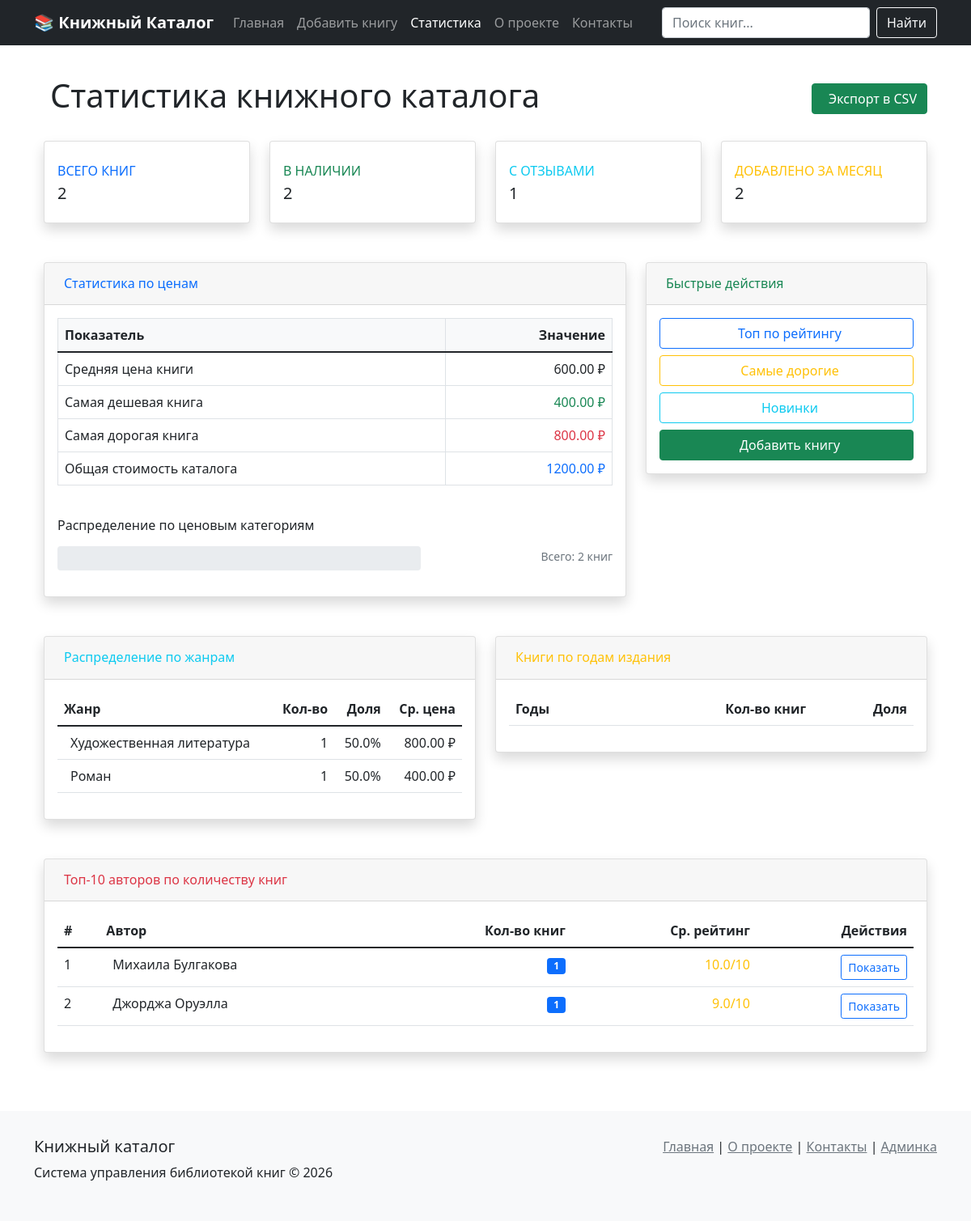
/statistics/, run on an earlier commit of the app's database.
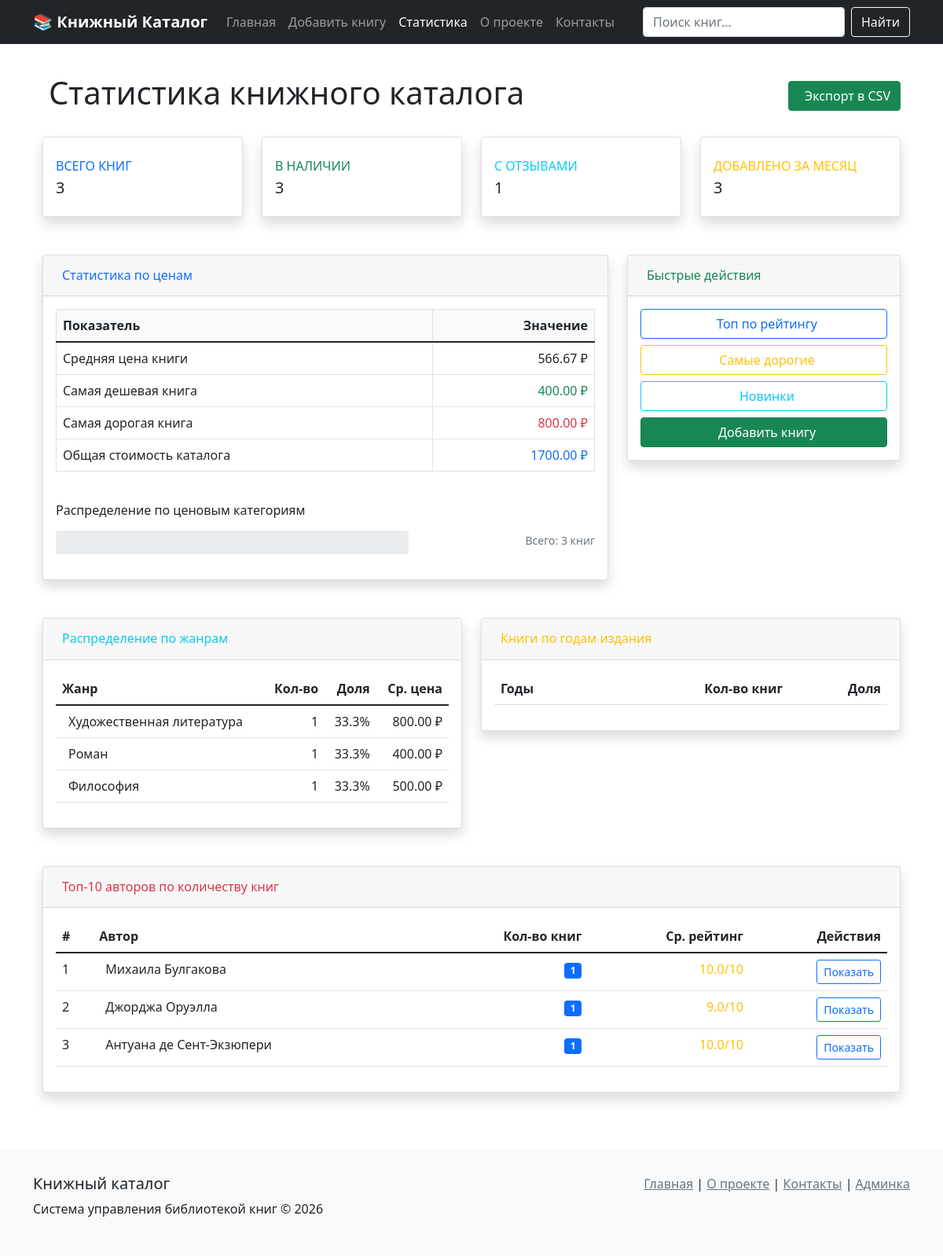
And on a later commit of the database.
### book/models.py (models this page shows, shortened)
class Book(models.Model):
    GENRE_CHOICES = [
        ('FICTION', 'Художественная литература'),
        ('SCIFI', 'Научная фантастика'),
        ('FANTASY', 'Фэнтези'),
        ('CLASSIC', 'Классика'),
        ('DETECTIVE', 'Детектив'),
        ('ROMANCE', 'Роман'),
        ('HISTORY', 'Историческая'),
        ('PSYCHOLOGY', 'Психология'),
        ('PHILOSOPHY', 'Философия'),
        ('CHILDREN', 'Детская'),
        ('OTHER', 'Другое'),
    ]
    title = models.CharField(
        verbose_name='Название',
        max_length=255
    )
    author = models.CharField(
        verbose_name='Автор',
        max_length=255
    )
    genre = models.CharField(
        verbose_name='Жанр',
        max_length=50,
        choices=GENRE_CHOICES,
        default='FICTION'
    )
    short_description = models.TextField(
        verbose_name='Краткое описание',
        blank=True
    )
    reading_reason = models.TextField(
        verbose_name='Почему стоит прочитать',
        blank=True
    )
    rating = models.DecimalField(
        verbose_name='Рейтинг',
        max_digits=3,
        decimal_places=1,
        validators=[MinValueValidator(0.0), MaxValueValidator(10.0)],
        null=True,
        blank=True
    )
    price_rub = models.DecimalField(
        verbose_name='Цена (₽)',
        max_digits=10,
        decimal_places=2,
        validators=[MinValueValidator(0.0)],
        default=0.00
    )
    isbn = models.CharField(
        verbose_name='ISBN',
        max_length=13,
        blank=True,
        null=True,
        help_text='Международный стандартный книжный номер'
    )
    publication_year = models.PositiveIntegerField(
        verbose_name='Год издания',
        null=True,
        blank=True,
        validators=[MinValueValidator(1800), MaxValueValidator(2100)],
        help_text='Год первой публикации'
    )
    page_count = models.PositiveIntegerField(
        verbose_name='Количество страниц',
        null=True,
        blank=True,
        help_text='Объем книги в страницах'
    )
    cover_image = models.ImageField(
        verbose_name='Обложка книги',
        upload_to='book/covers/',
        null=True,
        blank=True,
        help_text='Изображение обложки'
    )
    is_available = models.BooleanField(
        verbose_name='В наличии',
        default=True
    )
    created_at = models.DateTimeField(
        verbose_name='Дата добавления',
        auto_now_add=True
    )
    updated_at = models.DateTimeField(
        verbose_name='Дата обновления',
        auto_now=True
    )
    class Meta:
        verbose_name = 'Книга'
        verbose_name_plural = 'Книги'
        ordering = ['-created_at']

### book/views.py (the view)
# urls.py: path('statistics/', views.StatisticsView.as_view(), name='statistics'),
class StatisticsView(TemplateView):
    template_name = 'book/statistics.html'
    def get_context_data(self, **kwargs):
        context = super().get_context_data(**kwargs)
        total_books = Book.objects.count()
        available_books = Book.objects.filter(is_available=True).count()
        books_with_reviews = Book.objects.filter(reviews__isnull=False).distinct().count()
        price_stats = Book.objects.aggregate(
            avg_price=Avg('price_rub'),
            min_price=Min('price_rub'),
            max_price=Max('price_rub'),
            total_value=Sum('price_rub')
        )
        genre_stats = []
        for genre_code, genre_name in Book.GENRE_CHOICES:
            count = Book.objects.filter(genre=genre_code).count()
            if count > 0:
                avg_price = Book.objects.filter(genre=genre_code).aggregate(
                    Avg('price_rub')
                )['price_rub__avg'] or 0
                genre_stats.append({
                    'name': genre_name,
                    'count': count,
                    'percentage': (count / total_books * 100) if total_books > 0 else 0,
                    'avg_price': avg_price
                })
        current_year = timezone.now().year
        year_groups = {}
        for year in range(2000, current_year + 1, 5):
            next_year = year + 4 if year + 4 <= current_year else current_year
            count = Book.objects.filter(
                publication_year__gte=year,
                publication_year__lte=next_year
            ).count()
            if count > 0:
                year_groups[f'{year}-{next_year}'] = count
        from django.db.models import Count
        top_authors = Book.objects.values('author').annotate(
            book_count=Count('id'),
            avg_rating=Avg('rating')
        ).order_by('-book_count')[:10]
        context.update({
            'total_books': total_books,
            'available_books': available_books,
            'books_with_reviews': books_with_reviews,
            'price_stats': price_stats,
            'genre_stats': sorted(genre_stats, key=lambda x: x['count'], reverse=True),
            'year_groups': year_groups,
            'top_authors': top_authors,
            'recent_month': Book.objects.filter(
                created_at__gte=timezone.now() - timedelta(days=30)
            ).count(),
        })
        return context

### book/templates/book/statistics.html (shortened to what the changed rows need)
{% extends 'book/base.html' %}
{% block content %}
<div class="container-fluid">
    <div class="d-flex justify-content-between align-items-center mb-4">
        <h1>Статистика книжного каталога</h1>
    </div>
    <div class="row mb-4">
        <div class="col-xl-3 col-md-6 mb-4">
            <div class="card border-left-primary shadow h-100 py-2">
                <div class="card-body">
                    <div class="row no-gutters align-items-center">
                        <div class="col mr-2">
                            <div class="text-xs font-weight-bold text-primary text-uppercase mb-1">
                                Всего книг
                            </div>
                            <div class="h5 mb-0 font-weight-bold text-gray-800">
                                {{ total_books }}
                            </div>
                        </div>
                    </div>
                </div>
            </div>
        </div>
        <div class="col-xl-3 col-md-6 mb-4">
            <div class="card border-left-success shadow h-100 py-2">
                <div class="card-body">
                    <div class="row no-gutters align-items-center">
                        <div class="col mr-2">
                            <div class="text-xs font-weight-bold text-success text-uppercase mb-1">
                                В наличии
                            </div>
                            <div class="h5 mb-0 font-weight-bold text-gray-800">
                                {{ available_books }}
                            </div>
                        </div>
                    </div>
                </div>
            </div>
        </div>
        <div class="col-xl-3 col-md-6 mb-4">
            <div class="card border-left-warning shadow h-100 py-2">
                <div class="card-body">
                    <div class="row no-gutters align-items-center">
                        <div class="col mr-2">
                            <div class="text-xs font-weight-bold text-warning text-uppercase mb-1">
                                Добавлено за месяц
                            </div>
                            <div class="h5 mb-0 font-weight-bold text-gray-800">
                                {{ recent_month }}
                            </div>
                        </div>
                    </div>
                </div>
            </div>
        </div>
    </div>
    <div class="row mb-4">
        <div class="col-lg-8">
            <div class="card shadow mb-4">
                <div class="card-body">
                    <div class="table-responsive">
                        <table class="table table-bordered">
                            <thead class="bg-light">
                                <tr>
                                    <th>Показатель</th>
                                    <th class="text-end">Значение</th>
                                </tr>
                            </thead>
                            <tbody>
                                <tr>
                                    <td>Средняя цена книги</td>
                                    <td class="text-end font-weight-bold">
                                        {{ price_stats.avg_price|floatformat:2 }} ₽
                                    </td>
                                </tr>
                                <tr>
                                    <td>Общая стоимость каталога</td>
                                    <td class="text-end font-weight-bold text-primary">
                                        {{ price_stats.total_value|floatformat:2 }} ₽
                                    </td>
                                </tr>
                            </tbody>
                        </table>
                    </div>
                    <div class="row">
                        <div class="col-md-4">
                            <div class="text-end">
                                <small class="text-muted">
                                    Всего: {{ total_books }} книг
                                </small>
                            </div>
                        </div>
                    </div>
                </div>
            </div>
        </div>
    </div>
    <div class="row mb-4">
        <div class="col-lg-6">
            <div class="card shadow mb-4">
                <div class="card-body">
                    <div class="table-responsive">
                        <table class="table table-hover">
                            <thead>
                                <tr>
                                    <th>Жанр</th>
                                    <th class="text-end">Кол-во</th>
                                    <th class="text-end">Доля</th>
                                    <th class="text-end">Ср. цена</th>
                                </tr>
                            </thead>
                            <tbody>
                                {% for stat in genre_stats %}
                                <tr>
                                    <td>
                                        {{ stat.name }}
                                    </td>
                                    <td class="text-end">{{ stat.count }}</td>
                                    <td class="text-end">{{ stat.percentage|floatformat:1 }}%</td>
                                    <td class="text-end">{{ stat.avg_price|floatformat:2 }} ₽</td>
                                </tr>
                                {% endfor %}
                            </tbody>
                        </table>
                    </div>
                </div>
            </div>
        </div>
        <div class="col-lg-6">
            <div class="card shadow mb-4">
                <div class="card-body">
                    <div class="table-responsive">
                        <table class="table table-hover">
                            <thead>
                                <tr>
                                    <th>Годы</th>
                                    <th class="text-end">Кол-во книг</th>
                                    <th class="text-end">Доля</th>
                                </tr>
                            </thead>
                        </table>
                    </div>
                </div>
            </div>
        </div>
    </div>
    <div class="row">
        <div class="col-lg-12">
            <div class="card shadow mb-4">
                <div class="card-body">
                    <div class="table-responsive">
                        <table class="table table-hover">
                            <thead>
                                <tr>
                                    <th>#</th>
                                    <th>Автор</th>
                                    <th class="text-end">Кол-во книг</th>
                                    <th class="text-end">Ср. рейтинг</th>
                                    <th class="text-end">Действия</th>
                                </tr>
                            </thead>
                            <tbody>
                                {% for author in top_authors %}
                                <tr>
                                    <td>{{ forloop.counter }}</td>
                                    <td>
                                        {{ author.author }}
                                    </td>
                                    <td class="text-end">
                                        <span class="badge bg-primary">{{ author.book_count }}</span>
                                    </td>
                                    <td class="text-end">
                                        {% if author.avg_rating %}
                                        <span class="text-warning">
                                            {{ author.avg_rating|floatformat:1 }}/10
                                        </span>
                                        {% else %}
                                        <span class="text-muted">—</span>
                                        {% endif %}
                                    </td>
                                    <td class="text-end">
                                        <a href="{% url 'book:author_books' author.author|urlencode %}"
                                           class="btn btn-sm btn-outline-primary">
                                             Показать
                                        </a>
                                    </td>
                                </tr>
                                {% endfor %}
                            </tbody>
                        </table>
                    </div>
                </div>
            </div>
        </div>
    </div>
</div>
{% endblock %}

What changed in the data, as far as the page shows it:
added Book: author "Антуана де Сент-Экзюпери", book_count "1", avg_rating "10.0"
Also different on the page:
{{ total_books }}: "2" → "3"
{{ available_books }}: "2" → "3"
{{ recent_month }}: "2" → "3"
{{ price_stats.avg_price|floatformat:2 }}: "600.00" → "566.67"
{{ price_stats.total_value|floatformat:2 }}: "1200.00" → "1700.00"
new list line: "Художественная литература 1 33.3 % 800.00 ₽"
new list line: "Роман 1 33.3 % 400.00 ₽"
new list line: "Философия 1 33.3 % 500.00 ₽"
list line gone: "Художественная литература 1 50.0 % 800.00 ₽"
list line gone: "Роман 1 50.0 % 400.00 ₽"
